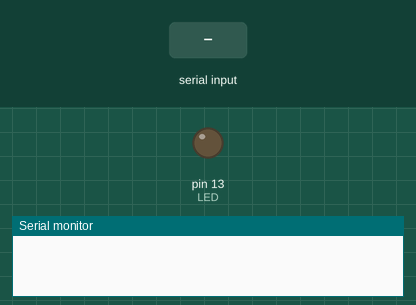
The sketch below on a simulated Arduino Nano, built with avr-gcc and run on an emulated ATmega328P. Shown: output pins drawn as LEDs (lit = HIGH), the last lines printed to the serial monitor. The test bench sets the inputs (shaded band).

Above: at 1.3 s.
1.4 s: "on\n" received over Serial
At 2.6 s:
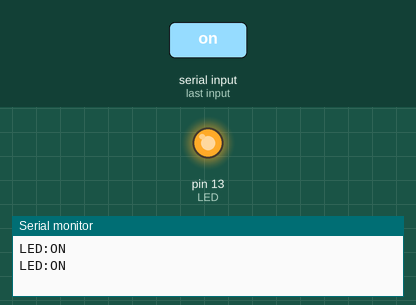
2.9 s: "off\n" received over Serial
At 3.8 s:
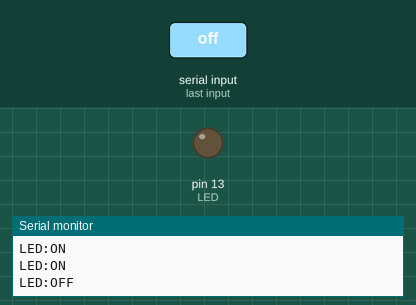
Timing chart, 0 to 5.9 s (numbered marks = the images above; inputs shaded):
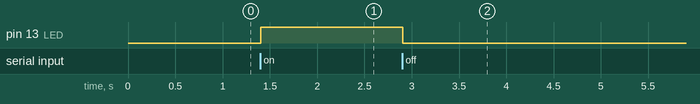

The sketch:

led_control.ino
```cpp
/*
 * Board: Arduino Nano
 * Processor: ATmega328P (Old Bootloader)
 */

// Простой скетч для управления светодиодом на Arduino Nano
const int LED = 13;            // Встроенный светодиод
unsigned long lastSend = 0;    // Время последней отправки статуса
const int interval = 2000;     // Интервал отправки статуса (2 секунды)

void setup() {
  pinMode(LED, OUTPUT);        // Настраиваем пин на выход
  digitalWrite(LED, LOW);      // Выключаем светодиод
  Serial.begin(9600);         // Запускаем Serial
  delay(100);                 // Даем время на инициализацию
}

void sendStatus() {
  Serial.print("LED:");
  Serial.println(digitalRead(LED) ? "ON" : "OFF");
}

void loop() {
  // Проверяем входящие команды
  if (Serial.available() > 0) {
    String cmd = Serial.readStringUntil('\n');
    cmd.trim();

    if (cmd == "on") {
      digitalWrite(LED, HIGH);
      sendStatus();
    }
    else if (cmd == "off") {
      digitalWrite(LED, LOW);
      sendStatus();
    }
  }

  // Периодически отправляем статус
  if (millis() - lastSend >= interval) {
    sendStatus();
    lastSend = millis();
  }
}
```

Measured:
- after the input at 1.4 s, pin 13 (LED): LOW → HIGH at once
- after the input at 2.9 s, pin 13 (LED): HIGH → LOW at once
